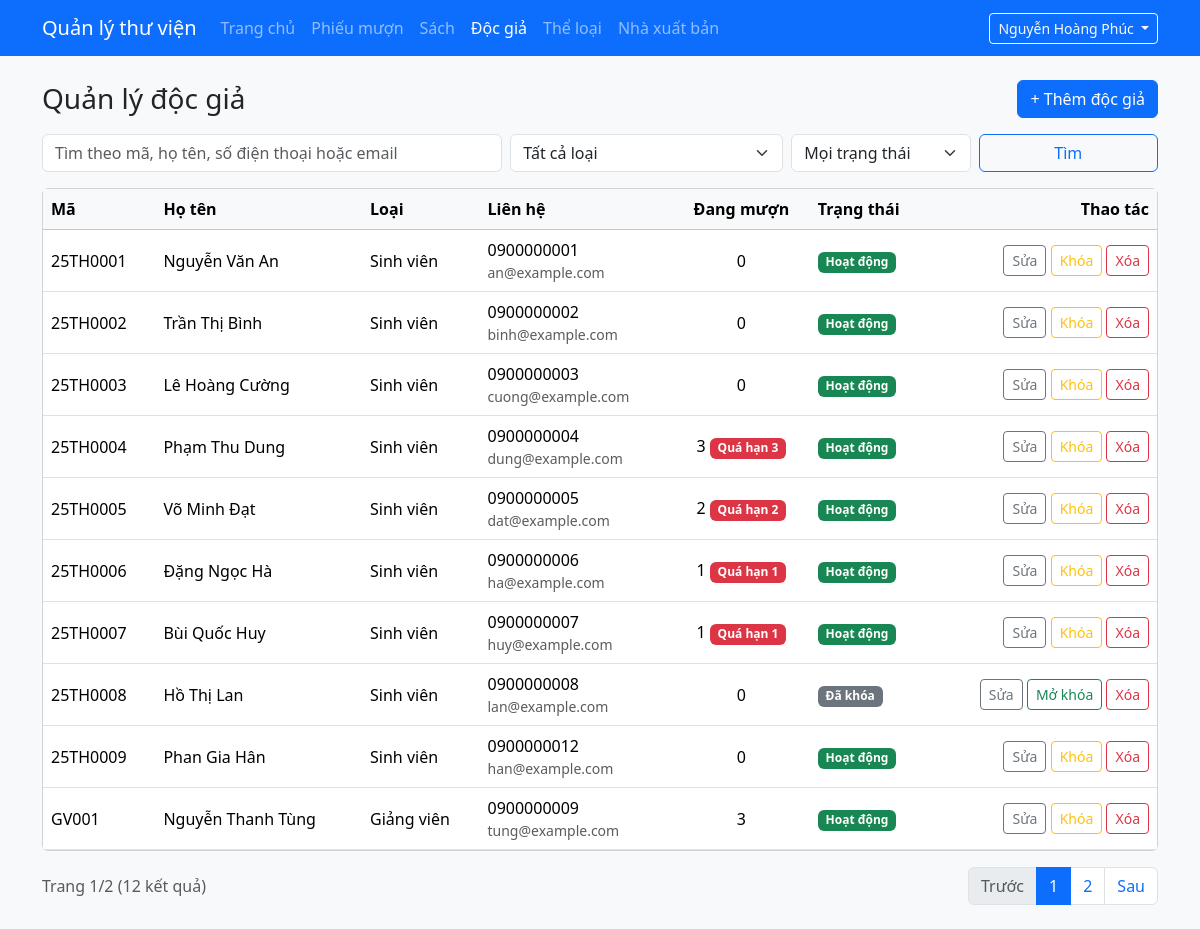
The page /admin/docgia.php (signed in) on the database its author committed.
### tables this page shows
CREATE TABLE docgia (
  id            INT UNSIGNED NOT NULL AUTO_INCREMENT PRIMARY KEY,
  ma_doc_gia    VARCHAR(20)  NOT NULL UNIQUE,     
  ho_ten        VARCHAR(100) NOT NULL,
  ngay_sinh     DATE         NULL,
  gioi_tinh     ENUM('nam','nu','khac') NOT NULL DEFAULT 'khac',
  dia_chi       VARCHAR(255) NULL,
  sdt           VARCHAR(15)  NULL,
  email         VARCHAR(100) NULL,
  id_loai       INT UNSIGNED NOT NULL,
  mat_khau      VARCHAR(255) NOT NULL,            
  ngay_dang_ky  DATE         NOT NULL,
  trang_thai    ENUM('hoat_dong','khoa') NOT NULL DEFAULT 'hoat_dong',
  CONSTRAINT fk_docgia_loai FOREIGN KEY (id_loai) REFERENCES loaidocgia(id)
);

CREATE TABLE loaidocgia (
  id               INT UNSIGNED NOT NULL AUTO_INCREMENT PRIMARY KEY,
  ten_loai         VARCHAR(50)  NOT NULL UNIQUE,
  so_sach_toi_da   TINYINT UNSIGNED NOT NULL,    
  so_ngay_muon     TINYINT UNSIGNED NOT NULL,    
  so_lan_gia_han   TINYINT UNSIGNED NOT NULL,    
  CHECK (so_sach_toi_da > 0),
  CHECK (so_ngay_muon > 0)
);

### includes/helpers.php (called while the page is built, shortened)
<?php
function e($chuoi): string
{
    return htmlspecialchars((string) $chuoi, ENT_QUOTES | ENT_SUBSTITUTE, 'UTF-8');
}
function layChuoiGet(string $ten): string
{
    $giaTri = $_GET[$ten] ?? '';
    return is_string($giaTri) ? trim($giaTri) : '';
}

### includes/csdl.php (called while the page is built, shortened)
<?php
function truyVan(mysqli $conn, string $sql, string $kieu = '', array $thamSo = []): mysqli_stmt
{
    $stmt = mysqli_prepare($conn, $sql);
    if ($kieu !== '') {
        mysqli_stmt_bind_param($stmt, $kieu, ...$thamSo);
    }
    mysqli_stmt_execute($stmt);
    return $stmt;
}

### admin/docgia.php (the view, shortened to what this page needs)
<?php
require_once __DIR__ . '/../includes/khoi-tao-admin.php';
$soDongMoiTrang = 10;
$tuKhoa = layChuoiGet('q');
$idLoai = filter_var(layChuoiGet('loai'), FILTER_VALIDATE_INT);
$idLoai = ($idLoai !== false && $idLoai > 0) ? $idLoai : 0;
$trangThai = layChuoiGet('trangthai');
if (!in_array($trangThai, ['hoat_dong', 'khoa'], true)) {
    $trangThai = '';
}
$pageNum = filter_var(layChuoiGet('page'), FILTER_VALIDATE_INT);
$pageNum = ($pageNum !== false && $pageNum > 0) ? $pageNum : 1;
$dieuKien = [];
$kieu     = '';
$thamSo   = [];
$menhDeWhere = count($dieuKien) > 0 ? 'WHERE ' . implode(' AND ', $dieuKien) : '';
$stmt    = truyVan($conn, "SELECT COUNT(*) FROM docgia dg $menhDeWhere", $kieu, $thamSo);
$numRows = (int) mysqli_fetch_row(mysqli_stmt_get_result($stmt))[0];
$maxPage = max(1, (int) ceil($numRows / $soDongMoiTrang));
$pageNum = min($pageNum, $maxPage);
$offset  = ($pageNum - 1) * $soDongMoiTrang;
$sql = "SELECT dg.id, dg.ma_doc_gia, dg.ho_ten, dg.sdt, dg.email, dg.trang_thai, ld.ten_loai,
               (SELECT COUNT(*)
                FROM chitietphieumuon ct
                JOIN phieumuon pm ON pm.id = ct.id_phieu_muon
                WHERE pm.id_doc_gia = dg.id AND ct.ngay_tra_thuc_te IS NULL) AS dang_muon,
               (SELECT COUNT(*)
                FROM chitietphieumuon ct
                JOIN phieumuon pm ON pm.id = ct.id_phieu_muon
                WHERE pm.id_doc_gia = dg.id AND ct.ngay_tra_thuc_te IS NULL
                  AND pm.ngay_hen_tra < CURDATE()) AS qua_han
        FROM docgia dg
        JOIN loaidocgia ld ON ld.id = dg.id_loai
        $menhDeWhere
        ORDER BY dg.ma_doc_gia
        LIMIT ? OFFSET ?";
$stmt = truyVan(
    $conn,
    $sql,
    $kieu . 'ii',
    array_merge($thamSo, [$soDongMoiTrang, $offset])
);
$dsDocGia = mysqli_fetch_all(mysqli_stmt_get_result($stmt), MYSQLI_ASSOC);
function lienKetTrang(int $page, string $tuKhoa, int $idLoai, string $trangThai): string
{
    $thamSoUrl = ['page' => $page];
    return '?' . e(http_build_query($thamSoUrl));
}
require __DIR__ . '/../includes/admin-dau.php';
?>
<div class="d-flex flex-wrap justify-content-between align-items-center mb-3 gap-2">
    <h1 class="h3 mb-0">Quản lý độc giả</h1>
    <a href="docgia-form.php" class="btn btn-primary">+ Thêm độc giả</a>
</div>
<form method="get" class="row g-2 mb-3">
    <div class="col-12 col-md-5">
        <input type="text" class="form-control" name="q" value="<?= e($tuKhoa) ?>"
               placeholder="Tìm theo mã, họ tên, số điện thoại hoặc email">
    </div>
    <div class="col-6 col-md-3">
        <select class="form-select" name="loai">
            <option value="0">Tất cả loại</option>
        </select>
    </div>
    <div class="col-6 col-md-2">
        <select class="form-select" name="trangthai">
            <option value="">Mọi trạng thái</option>
        </select>
    </div>
    <div class="col-12 col-md-2 d-grid">
        <button type="submit" class="btn btn-outline-primary">Tìm</button>
    </div>
</form>
<div class="card">
    <div class="table-responsive">
        <table class="table table-hover align-middle mb-0">
            <thead class="table-light">
                <tr>
                    <th>Mã</th>
                    <th>Họ tên</th>
                    <th>Loại</th>
                    <th>Liên hệ</th>
                    <th class="text-center">Đang mượn</th>
                    <th>Trạng thái</th>
                    <th class="text-end">Thao tác</th>
                </tr>
            </thead>
            <tbody>
            <?php foreach ($dsDocGia as $docGia): ?>
                <tr>
                    <td><?= e($docGia['ma_doc_gia']) ?></td>
                    <td><?= e($docGia['ho_ten']) ?></td>
                    <td><?= e($docGia['ten_loai']) ?></td>
                    <td>
                        <?= e($docGia['sdt'] ?? '') ?>
                        <?php if ($docGia['email'] !== null && $docGia['email'] !== ''): ?>
                            <div class="small text-muted"><?= e($docGia['email']) ?></div>
                        <?php endif; ?>
                    </td>
                    <td class="text-center">
                        <?= (int) $docGia['dang_muon'] ?>
                        <?php if ((int) $docGia['qua_han'] > 0): ?>
                            <span class="badge text-bg-danger">Quá hạn <?= (int) $docGia['qua_han'] ?></span>
                        <?php endif; ?>
                    </td>
                    <td>
                        <?php if ($docGia['trang_thai'] === 'hoat_dong'): ?>
                            <span class="badge text-bg-success">Hoạt động</span>
                        <?php else: ?>
                            <span class="badge text-bg-secondary">Đã khóa</span>
                        <?php endif; ?>
                    </td>
                    <td class="text-end text-nowrap">
                        <a href="docgia-form.php?id=<?= (int) $docGia['id'] ?>" class="btn btn-sm btn-outline-secondary">Sửa</a>
                        <form method="post" action="docgia-khoa.php" class="d-inline">
                            <?php if ($docGia['trang_thai'] === 'hoat_dong'): ?>
                                <button type="submit" class="btn btn-sm btn-outline-warning">Khóa</button>
                            <?php else: ?>
                                <button type="submit" class="btn btn-sm btn-outline-success">Mở khóa</button>
                            <?php endif; ?>
                        </form>
                        <form method="post" action="docgia-xoa.php" class="d-inline"
                              onsubmit="return confirm('Xóa độc giả này?');">
                            <button type="submit" class="btn btn-sm btn-outline-danger">Xóa</button>
                        </form>
                    </td>
                </tr>
            <?php endforeach; ?>
            </tbody>
        </table>
    </div>
</div>
<div class="d-flex flex-wrap justify-content-between align-items-center mt-3 gap-2">
    <div class="text-muted">Trang <?= $pageNum ?>/<?= $maxPage ?> (<?= $numRows ?> kết quả)</div>
    <?php if ($maxPage > 1): ?>
    <nav aria-label="Phân trang">
        <ul class="pagination mb-0">
            <li class="page-item<?= $pageNum <= 1 ? ' disabled' : '' ?>">
                <a class="page-link" href="<?= lienKetTrang(max(1, $pageNum - 1), $tuKhoa, $idLoai, $trangThai) ?>">Trước</a>
            </li>
            <?php for ($i = max(1, $pageNum - 2); $i <= min($maxPage, $pageNum + 2); $i++): ?>
                <li class="page-item<?= $i === $pageNum ? ' active' : '' ?>">
                    <a class="page-link" href="<?= lienKetTrang($i, $tuKhoa, $idLoai, $trangThai) ?>"><?= $i ?></a>
                </li>
            <?php endfor; ?>
            <li class="page-item<?= $pageNum >= $maxPage ? ' disabled' : '' ?>">
                <a class="page-link" href="<?= lienKetTrang(min($maxPage, $pageNum + 1), $tuKhoa, $idLoai, $trangThai) ?>">Sau</a>
            </li>
        </ul>
    </nav>
    <?php endif; ?>
</div>
<?php require __DIR__ . '/../includes/admin-cuoi.php'; ?>

### rows shown on the page
docgia: ma_doc_gia "25TH0001", ho_ten "Nguyễn Văn An", id_loai.ten_loai "Sinh viên", sdt "0900000001", email "an@example.com", dang_muon "0", trang_thai "Hoạt động"
docgia: ma_doc_gia "25TH0002", ho_ten "Trần Thị Bình", id_loai.ten_loai "Sinh viên", sdt "0900000002", email "binh@example.com", dang_muon "0", trang_thai "Hoạt động"
docgia: ma_doc_gia "25TH0003", ho_ten "Lê Hoàng Cường", id_loai.ten_loai "Sinh viên", sdt "0900000003", email "cuong@example.com", dang_muon "0", trang_thai "Hoạt động"
docgia: ma_doc_gia "25TH0004", ho_ten "Phạm Thu Dung", id_loai.ten_loai "Sinh viên", sdt "0900000004", email "dung@example.com", dang_muon "3", qua_han "3", trang_thai "Hoạt động"
docgia: ma_doc_gia "25TH0005", ho_ten "Võ Minh Đạt", id_loai.ten_loai "Sinh viên", sdt "0900000005", email "dat@example.com", dang_muon "2", qua_han "2", trang_thai "Hoạt động"
docgia: ma_doc_gia "25TH0006", ho_ten "Đặng Ngọc Hà", id_loai.ten_loai "Sinh viên", sdt "0900000006", email "ha@example.com", dang_muon "1", qua_han "1", trang_thai "Hoạt động"
docgia: ma_doc_gia "25TH0007", ho_ten "Bùi Quốc Huy", id_loai.ten_loai "Sinh viên", sdt "0900000007", email "huy@example.com", dang_muon "1", qua_han "1", trang_thai "Hoạt động"
docgia: ma_doc_gia "25TH0008", ho_ten "Hồ Thị Lan", id_loai.ten_loai "Sinh viên", sdt "0900000008", email "lan@example.com", dang_muon "0", trang_thai "Đã khóa"
docgia: ma_doc_gia "25TH0009", ho_ten "Phan Gia Hân", id_loai.ten_loai "Sinh viên", sdt "0900000012", email "han@example.com", dang_muon "0", trang_thai "Hoạt động"
docgia: ma_doc_gia "GV001", ho_ten "Nguyễn Thanh Tùng", id_loai.ten_loai "Giảng viên", sdt "0900000009", email "tung@example.com", dang_muon "3", trang_thai "Hoạt động"

### other values the page prints
$nhanVien['ho_ten'] "Nguyễn Hoàng Phúc"
$pageNum "1"
$maxPage "2"
$numRows "12"
